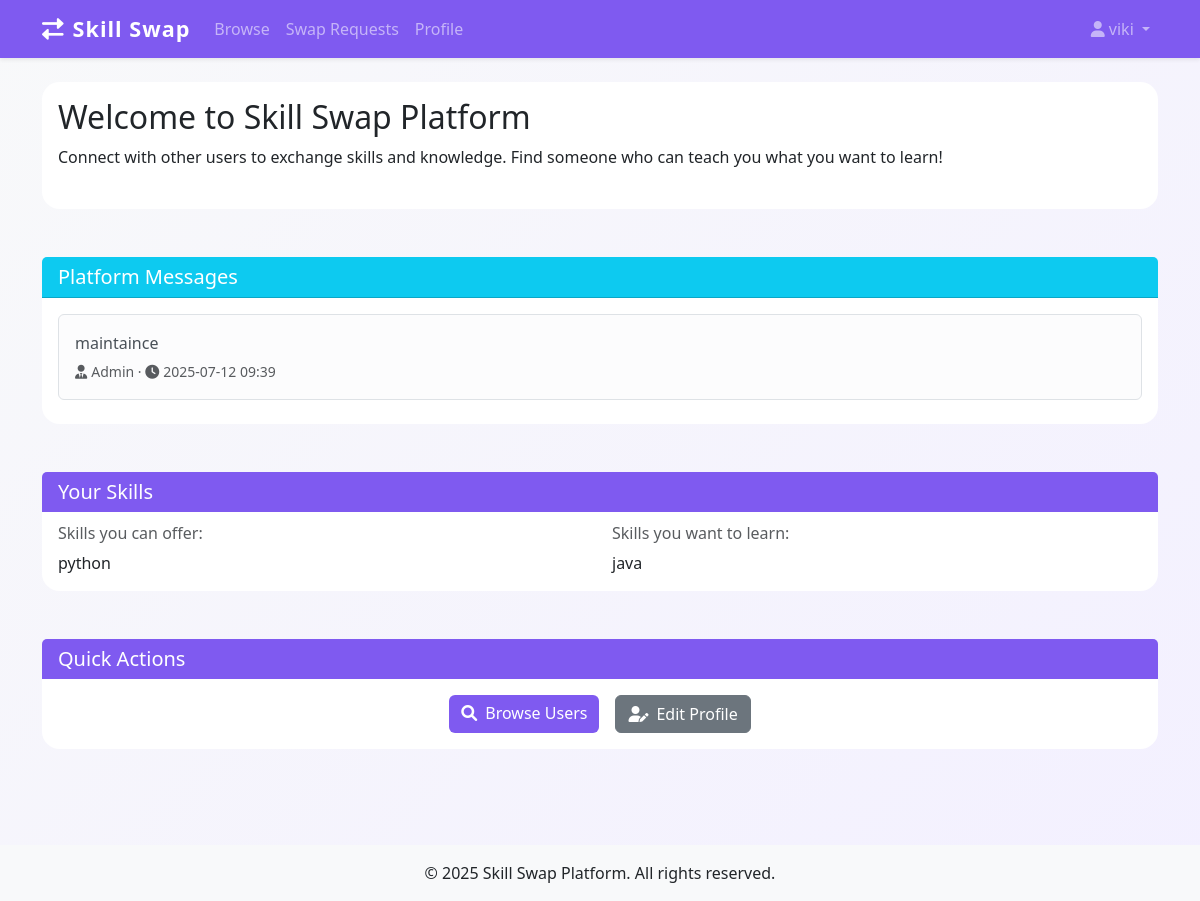
Page / (signed in) on the earlier database version.
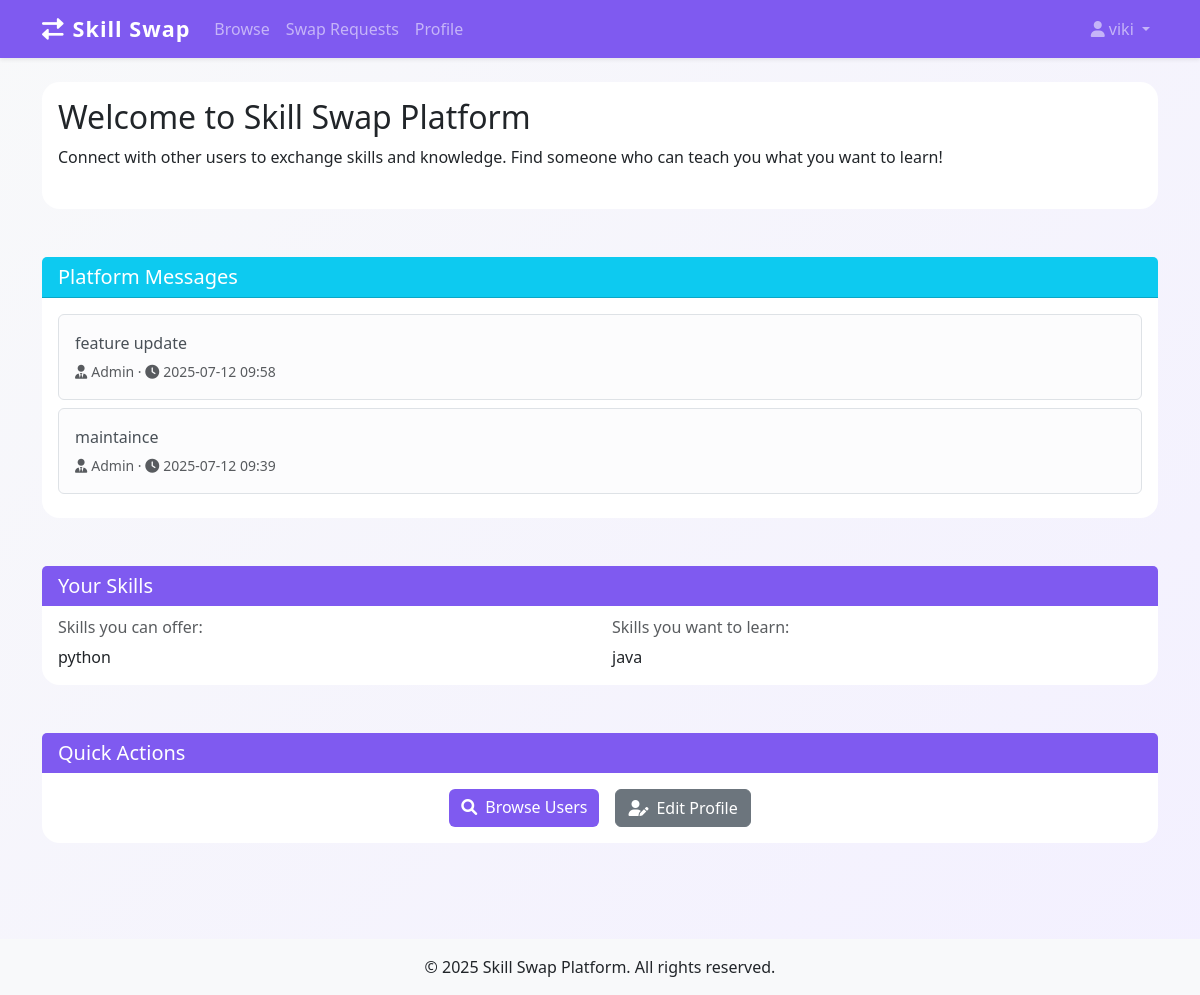
Same page on the later database version.
### models.py (models this page shows, shortened)
class User(UserMixin, db.Model):
    id = db.Column(db.Integer, primary_key=True)
    name = db.Column(db.String(150), nullable=False)
    email = db.Column(db.String(150), unique=True, nullable=False)
    location = db.Column(db.String(150))
    photo = db.Column(db.String(300))
    skills_offered = db.Column(db.String(300))
    skills_wanted = db.Column(db.String(300))
    availability = db.Column(db.String(100))
    is_public = db.Column(db.Boolean, default=True)
    is_admin = db.Column(db.Boolean, default=False)
    banned = db.Column(db.Boolean, default=False)
    password_hash = db.Column(db.String(150), nullable=False)

class AdminMessage(db.Model):
    id = db.Column(db.Integer, primary_key=True)
    user_id = db.Column(db.Integer, db.ForeignKey('user.id'), nullable=True, default=None)  # Make nullable with default
    message = db.Column(db.String(500))
    created_at = db.Column(db.DateTime, server_default=db.func.now())
    user = db.relationship('User', backref='admin_messages')

### app.py (the view)
@app.route('/')
def home():
    messages = []
    if current_user.is_authenticated:
        messages = AdminMessage.query.order_by(AdminMessage.created_at.desc()).all()
    return render_template('home.html', messages=messages)

### app.py (called while the page is built)
@login_manager.user_loader
def load_user(user_id):
    return User.query.get(int(user_id))

### templates/home.html (shortened to what this page needs)
{% extends 'base.html' %}
{% block content %}
<div class="row mb-4">
    <div class="col-12">
        <div class="card">
            <div class="card-body">
                <h2 class="card-title">Welcome to Skill Swap Platform</h2>
                <p class="card-text mb-4">
                    Connect with other users to exchange skills and knowledge.
                    Find someone who can teach you what you want to learn!
                </p>
            </div>
        </div>
    </div>
</div>
{% if current_user.is_authenticated %}
<div class="row mb-4">
    <div class="col-12">
        {% if messages %}
        <div class="card">
            <div class="card-header bg-info text-white">
                <h5 class="mb-0">Platform Messages</h5>
            </div>
            <div class="card-body">
                {% for message in messages %}
                <div class="alert alert-light border mb-2">
                    <p class="mb-1">{{ message.message }}</p>
                    <small class="text-muted">
                        <i class="fas fa-user-tie me-1"></i>Admin &middot;
                        <i class="fas fa-clock me-1"></i>{{ message.created_at.strftime('%Y-%m-%d %H:%M') }}
                    </small>
                </div>
                {% endfor %}
            </div>
        </div>
        {% endif %}
    </div>
</div>
<div class="row mb-4">
    <div class="col-12">
        <div class="card">
            <div class="card-header bg-primary text-white">
                <h5 class="mb-0">Your Skills</h5>
            </div>
            <div class="card-body">
                <div class="row">
                    <div class="col-md-6">
                        <h6 class="card-subtitle mb-2 text-muted">Skills you can offer:</h6>
                        <p class="card-text">{{ current_user.skills_offered }}</p>
                    </div>
                    <div class="col-md-6">
                        <h6 class="card-subtitle mb-2 text-muted">Skills you want to learn:</h6>
                        <p class="card-text">{{ current_user.skills_wanted }}</p>
                    </div>
                </div>
            </div>
        </div>
    </div>
</div>
<div class="row">
    <div class="col-12">
        <div class="card">
            <div class="card-header bg-primary text-white">
                <h5 class="mb-0">Quick Actions</h5>
            </div>
            <div class="card-body">
                <div class="d-grid gap-2 d-md-flex justify-content-md-center">
                    <a href="{{ url_for('browse') }}" class="btn btn-primary me-md-2">
                        <i class="fas fa-search me-2"></i>Browse Users
                    </a>
                    <a href="{{ url_for('profile') }}" class="btn btn-secondary">
                        <i class="fas fa-user-edit me-2"></i>Edit Profile
                    </a>
                </div>
            </div>
        </div>
    </div>
</div>
{% endif %}
{% endblock %}

### templates/base.html (shortened to what this page needs)
<!DOCTYPE html>
<html lang="en">
<head>
    <link href="https://cdn.jsdelivr.net/npm/bootstrap@5.3.0/dist/css/bootstrap.min.css" rel="stylesheet">
    <link href="https://cdnjs.cloudflare.com/ajax/libs/font-awesome/6.0.0/css/all.min.css" rel="stylesheet">
    <link rel="stylesheet" href="{{ url_for('static', filename='custom.css') }}">
</head>
<body>
    <nav class="navbar navbar-expand-lg navbar-dark bg-primary shadow-sm">
        <div class="container">
            <a class="navbar-brand" href="{{ url_for('home') }}">
                <i class="fas fa-exchange-alt me-2"></i>Skill Swap
            </a>
            <div class="collapse navbar-collapse" id="navbarNav">
                <ul class="navbar-nav me-auto">
                    <li class="nav-item">
                        <a class="nav-link" href="{{ url_for('browse') }}">Browse</a>
                    </li>
                    <li class="nav-item">
                        <a class="nav-link" href="{{ url_for('swap_requests') }}">Swap Requests</a>
                    </li>
                    {% if current_user.is_authenticated %}
                    <li class="nav-item">
                        <a class="nav-link" href="{{ url_for('profile') }}">Profile</a>
                    </li>
                    {% endif %}
                </ul>
                <ul class="navbar-nav">
                    {% if current_user.is_authenticated %}
                    <li class="nav-item dropdown">
                        <a class="nav-link dropdown-toggle" href="#" id="navbarDropdown" role="button" data-bs-toggle="dropdown">
                            <i class="fas fa-user me-1"></i>{{ current_user.name }}
                        </a>
                    </li>
                    {% endif %}
                </ul>
            </div>
        </div>
    </nav>
    <main class="container py-4">
        {% block content %}{% endblock %}
    </main>
    <footer class="bg-light py-3 mt-5">
        <div class="container text-center">
            <p class="mb-0">&copy; 2025 Skill Swap Platform. All rights reserved.</p>
        </div>
    </footer>
</body>
</html>

### static/custom.css (style rules this page uses)
body { background: linear-gradient(135deg, #f8f9fa 0%, #f3f0ff 100%); min-height: 100vh; }
.navbar-brand { font-weight: bold; letter-spacing: 1px; font-size: 1.35rem; }
.card { margin-bottom: 1.5rem; border-radius: 1.1rem; border: none; }
.btn-primary, .navbar, .bg-primary { background-color: #7f5af0 !important; border: none; }

Differences in the rows shown:
added AdminMessage: message "feature update", created_at "2025-07-12 09:58"
